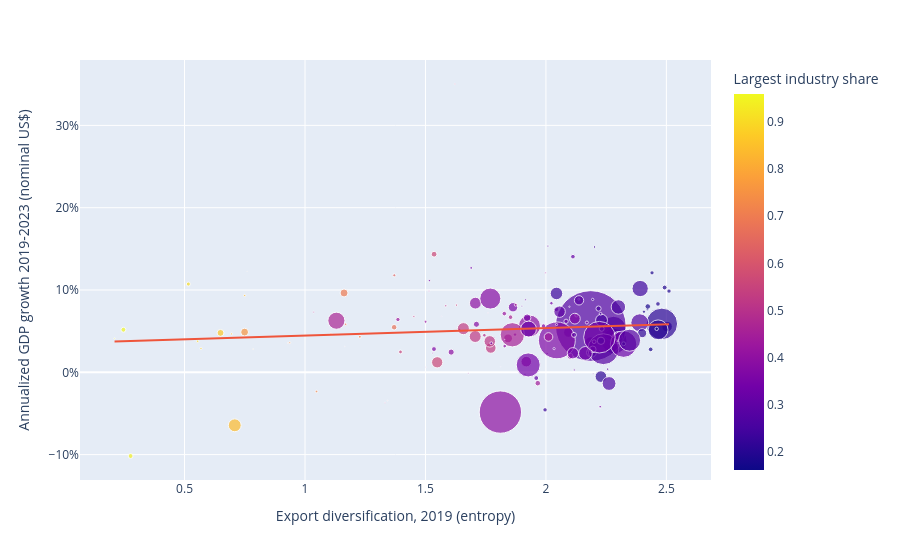

Notebook cell for this chart:
### Code cell
# 4a. Plot: diversification vs growth, bubble size = GDP
fig = px.scatter(
    df.reset_index(names="country"),
    x="entropy", y="growth", size="gdp_2019", color="top_share",
    hover_name="country", hover_data=["top_industry"],
    trendline="ols", size_max=50,
    labels={"entropy": "Export diversification, 2019 (entropy)",
            "growth": "Annualized GDP growth 2019-2023 (nominal US$)",
            "top_share": "Largest industry share"},
)
fig.update_layout(yaxis_tickformat=".0%")
fig.show()

### Figure 1 — Plotly figure (JSON) as saved in the notebook; plotly's stock layout.template omitted (floating-point values rounded to 4 significant figures; data arrays with more than 128 entries replaced by an {"elided": "..."} marker saying what was removed)
{"data": [{"customdata": {"elided": "154x1 str values"}, "hovertemplate": "<b>%{hovertext}</b><br><br>Export diversification, 2019 (entropy)=%{x}<br>Annualized GDP growth 2019-2023 (nominal US$)=%{y}<br>gdp_2019=%{marker.size}<br>top_industry=%{customdata[0]}<br>Largest industry share=%{marker.color}<extra></extra>", "hovertext": {"elided": "154 str values"}, "legendgroup": "", "marker": {"color": {"elided": "154 float values"}, "coloraxis": "coloraxis", "size": {"elided": "154 float values"}, "sizemode": "area", "sizeref": 5720000000, "symbol": "circle"}, "mode": "markers", "name": "", "orientation": "v", "showlegend": false, "type": "scatter", "x": {"elided": "154 float values"}, "xaxis": "x", "y": {"elided": "154 float values"}, "yaxis": "y"}, {"hovertemplate": "<b>OLS trendline</b><br>growth = 0.009028 * entropy + 0.0356301<br>R<sup>2</sup>=0.010140<br><br>Export diversification, 2019 (entropy)=%{x}<br>Annualized GDP growth 2019-2023 (nominal US$)=%{y} <b>(trend)</b><extra></extra>", "legendgroup": "", "marker": {"symbol": "circle"}, "mode": "lines", "name": "", "showlegend": false, "type": "scatter", "x": {"elided": "154 float values"}, "xaxis": "x", "y": {"elided": "154 float values"}, "yaxis": "y"}], "layout": {"coloraxis": {"colorbar": {"title": {"text": "Largest industry share"}}, "colorscale": [[0, "#0d0887"], [0.1111, "#46039f"], [0.2222, "#7201a8"], [0.3333, "#9c179e"], [0.4444, "#bd3786"], [0.5556, "#d8576b"], [0.6667, "#ed7953"], [0.7778, "#fb9f3a"], [0.8889, "#fdca26"], [1, "#f0f921"]]}, "legend": {"itemsizing": "constant", "tracegroupgap": 0}, "margin": {"t": 60}, "xaxis": {"anchor": "y", "domain": [0, 1], "title": {"text": "Export diversification, 2019 (entropy)"}}, "yaxis": {"anchor": "x", "domain": [0, 1], "tickformat": ".0%", "title": {"text": "Annualized GDP growth 2019-2023 (nominal US$)"}}}}
